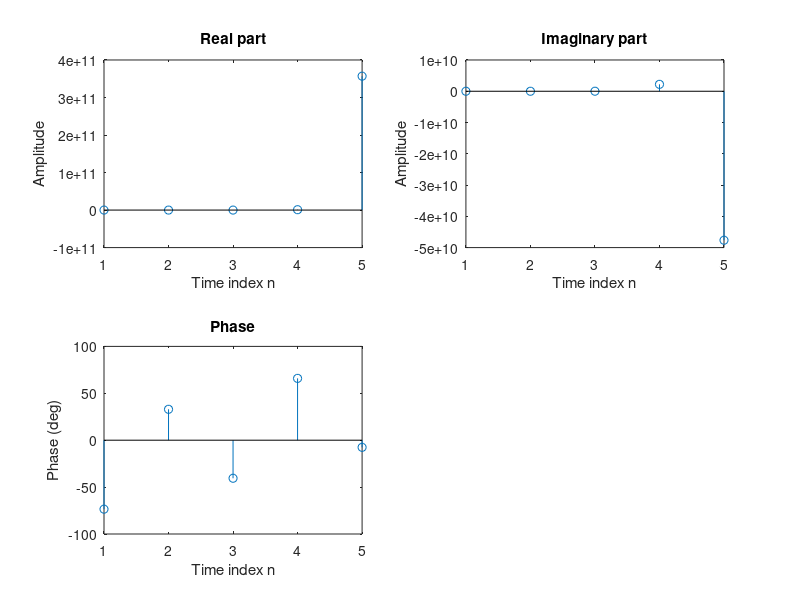

MATLAB code to generate this figure:
% complex_sequence.m
% Generation of complex exponential sequence.
% see Mitra p.59
disp('Generation of complex exponential sequence');
a = input('Enter real exponent = ');
b = input('Enter imaginary exponent = ');
c = a + b*i;
K = input('Enter gain constant = ');
N = input('Enter length of sequence = ');
n= 1:N;
x = K*exp(c*n);
re = real(x);
im = imag(x);
subplot(2,2,1);
stem(n, re);
xlabel('Time index n'); ylabel('Amplitude');
title ('Real part');
subplot(2,2,2);
stem(n, im);
xlabel('Time index n'); ylabel('Amplitude');
title ('Imaginary part');
phase = atan(im ./ re)*180/pi; % Note that "dot-division" is required here!
subplot(2,2,3);
stem(n, phase);
xlabel('Time index n'); ylabel('Phase (deg)');
title ('Phase');




   
